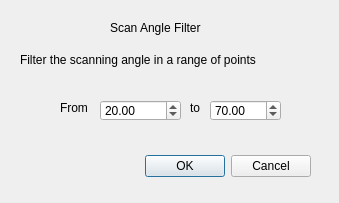
<?xml version="1.0" encoding="UTF-8"?>
<ui version="4.0">
 <class>ccSAFDlg</class>
 <widget class="QDialog" name="ccSAFDlg">
  <property name="geometry">
   <rect>
    <x>0</x>
    <y>0</y>
    <width>339</width>
    <height>203</height>
   </rect>
  </property>
  <property name="minimumSize">
   <size>
    <width>339</width>
    <height>203</height>
   </size>
  </property>
  <property name="maximumSize">
   <size>
    <width>339</width>
    <height>203</height>
   </size>
  </property>
  <property name="windowTitle">
   <string>Scan Angle Filter</string>
  </property>
  <widget class="QDialogButtonBox" name="buttonBox">
   <property name="geometry">
    <rect>
     <x>50</x>
     <y>150</y>
     <width>261</width>
     <height>32</height>
    </rect>
   </property>
   <property name="orientation">
    <enum>Qt::Horizontal</enum>
   </property>
   <property name="standardButtons">
    <set>QDialogButtonBox::Cancel|QDialogButtonBox::Ok</set>
   </property>
  </widget>
  <widget class="QLabel" name="label">
   <property name="geometry">
    <rect>
     <x>110</x>
     <y>20</y>
     <width>121</width>
     <height>16</height>
    </rect>
   </property>
   <property name="text">
    <string>Scan Angle Filter</string>
   </property>
  </widget>
  <widget class="QLabel" name="label_2">
   <property name="geometry">
    <rect>
     <x>20</x>
     <y>50</y>
     <width>311</width>
     <height>20</height>
    </rect>
   </property>
   <property name="text">
    <string>Filter the scanning angle in a range of points</string>
   </property>
  </widget>
  <widget class="QLabel" name="label_3">
   <property name="geometry">
    <rect>
     <x>60</x>
     <y>100</y>
     <width>41</width>
     <height>16</height>
    </rect>
   </property>
   <property name="text">
    <string>From</string>
   </property>
  </widget>
  <widget class="QDoubleSpinBox" name="doubleSpinBox_1">
   <property name="geometry">
    <rect>
     <x>100</x>
     <y>100</y>
     <width>81</width>
     <height>21</height>
    </rect>
   </property>
   <property name="maximum">
    <double>180.000000000000000</double>
   </property>
   <property name="value">
    <double>20.000000000000000</double>
   </property>
  </widget>
  <widget class="QDoubleSpinBox" name="doubleSpinBox_2">
   <property name="geometry">
    <rect>
     <x>210</x>
     <y>100</y>
     <width>71</width>
     <height>21</height>
    </rect>
   </property>
   <property name="maximum">
    <double>180.000000000000000</double>
   </property>
   <property name="value">
    <double>70.000000000000000</double>
   </property>
  </widget>
  <widget class="QLabel" name="label_5">
   <property name="geometry">
    <rect>
     <x>190</x>
     <y>100</y>
     <width>16</width>
     <height>16</height>
    </rect>
   </property>
   <property name="text">
    <string>to</string>
   </property>
  </widget>
 </widget>
 <resources/>
 <connections>
  <connection>
   <sender>buttonBox</sender>
   <signal>accepted()</signal>
   <receiver>ccSAFDlg</receiver>
   <slot>accept()</slot>
   <hints>
    <hint type="sourcelabel">
     <x>248</x>
     <y>254</y>
    </hint>
    <hint type="destinationlabel">
     <x>157</x>
     <y>274</y>
    </hint>
   </hints>
  </connection>
  <connection>
   <sender>buttonBox</sender>
   <signal>rejected()</signal>
   <receiver>ccSAFDlg</receiver>
   <slot>reject()</slot>
   <hints>
    <hint type="sourcelabel">
     <x>316</x>
     <y>260</y>
    </hint>
    <hint type="destinationlabel">
     <x>286</x>
     <y>274</y>
    </hint>
   </hints>
  </connection>
 </connections>
</ui>
